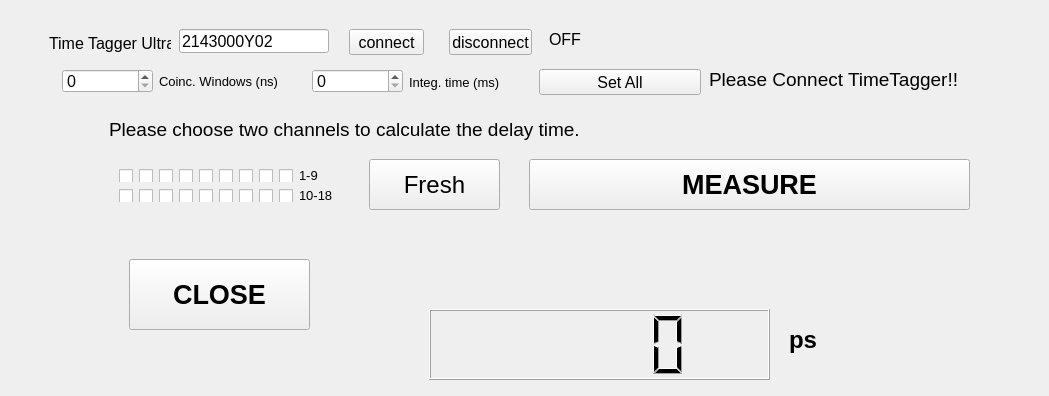
<?xml version="1.0" encoding="UTF-8"?>
<ui version="4.0">
 <class>MainWindow</class>
 <widget class="QMainWindow" name="MainWindow">
  <property name="geometry">
   <rect>
    <x>0</x>
    <y>0</y>
    <width>1049</width>
    <height>396</height>
   </rect>
  </property>
  <property name="sizePolicy">
   <sizepolicy hsizetype="Minimum" vsizetype="Minimum">
    <horstretch>0</horstretch>
    <verstretch>0</verstretch>
   </sizepolicy>
  </property>
  <property name="maximumSize">
   <size>
    <width>1049</width>
    <height>1103</height>
   </size>
  </property>
  <property name="font">
   <font>
    <family>Arial</family>
    <pointsize>18</pointsize>
   </font>
  </property>
  <property name="windowTitle">
   <string>MainWindow</string>
  </property>
  <widget class="QWidget" name="centralwidget">
   <layout class="QGridLayout" name="gridLayout">
    <item row="0" column="1">
     <widget class="QWidget" name="widget_2" native="true">
      <widget class="QLabel" name="label_address">
       <property name="geometry">
        <rect>
         <x>40</x>
         <y>20</y>
         <width>122</width>
         <height>28</height>
        </rect>
       </property>
       <property name="font">
        <font>
         <family>Arial</family>
         <pointsize>12</pointsize>
        </font>
       </property>
       <property name="text">
        <string>Time Tagger Ultra</string>
       </property>
      </widget>
      <widget class="QLineEdit" name="lineEdit_add">
       <property name="geometry">
        <rect>
         <x>170</x>
         <y>20</y>
         <width>150</width>
         <height>24</height>
        </rect>
       </property>
       <property name="sizePolicy">
        <sizepolicy hsizetype="Minimum" vsizetype="Fixed">
         <horstretch>0</horstretch>
         <verstretch>0</verstretch>
        </sizepolicy>
       </property>
       <property name="font">
        <font>
         <family>Arial</family>
         <pointsize>12</pointsize>
        </font>
       </property>
       <property name="text">
        <string>2143000Y02</string>
       </property>
      </widget>
      <widget class="QPushButton" name="push_connect">
       <property name="geometry">
        <rect>
         <x>340</x>
         <y>20</y>
         <width>75</width>
         <height>26</height>
        </rect>
       </property>
       <property name="font">
        <font>
         <family>Arial</family>
         <pointsize>12</pointsize>
        </font>
       </property>
       <property name="text">
        <string>connect</string>
       </property>
      </widget>
      <widget class="QPushButton" name="push_disconnect">
       <property name="geometry">
        <rect>
         <x>440</x>
         <y>20</y>
         <width>83</width>
         <height>26</height>
        </rect>
       </property>
       <property name="font">
        <font>
         <family>Arial</family>
         <pointsize>12</pointsize>
        </font>
       </property>
       <property name="text">
        <string>disconnect</string>
       </property>
      </widget>
      <widget class="QLabel" name="label_connect">
       <property name="geometry">
        <rect>
         <x>540</x>
         <y>20</y>
         <width>32</width>
         <height>20</height>
        </rect>
       </property>
       <property name="font">
        <font>
         <family>Arial</family>
         <pointsize>12</pointsize>
        </font>
       </property>
       <property name="text">
        <string>OFF</string>
       </property>
      </widget>
      <widget class="QWidget" name="widget" native="true">
       <property name="geometry">
        <rect>
         <x>10</x>
         <y>80</y>
         <width>1291</width>
         <height>821</height>
        </rect>
       </property>
       <widget class="QCheckBox" name="checkBox_1_14">
        <property name="geometry">
         <rect>
          <x>180</x>
          <y>100</y>
          <width>18</width>
          <height>13</height>
         </rect>
        </property>
        <property name="text">
         <string/>
        </property>
       </widget>
       <widget class="QCheckBox" name="checkBox_1_17">
        <property name="geometry">
         <rect>
          <x>240</x>
          <y>100</y>
          <width>18</width>
          <height>13</height>
         </rect>
        </property>
        <property name="text">
         <string/>
        </property>
       </widget>
       <widget class="QCheckBox" name="checkBox_1_18">
        <property name="geometry">
         <rect>
          <x>260</x>
          <y>100</y>
          <width>18</width>
          <height>13</height>
         </rect>
        </property>
        <property name="text">
         <string/>
        </property>
       </widget>
       <widget class="QCheckBox" name="checkBox_1_11">
        <property name="geometry">
         <rect>
          <x>120</x>
          <y>100</y>
          <width>17</width>
          <height>13</height>
         </rect>
        </property>
        <property name="text">
         <string/>
        </property>
       </widget>
       <widget class="QCheckBox" name="checkBox_1_16">
        <property name="geometry">
         <rect>
          <x>220</x>
          <y>100</y>
          <width>18</width>
          <height>13</height>
         </rect>
        </property>
        <property name="text">
         <string/>
        </property>
       </widget>
       <widget class="QCheckBox" name="checkBox_1_10">
        <property name="geometry">
         <rect>
          <x>100</x>
          <y>100</y>
          <width>18</width>
          <height>13</height>
         </rect>
        </property>
        <property name="text">
         <string/>
        </property>
       </widget>
       <widget class="QCheckBox" name="checkBox_1_12">
        <property name="geometry">
         <rect>
          <x>140</x>
          <y>100</y>
          <width>18</width>
          <height>13</height>
         </rect>
        </property>
        <property name="text">
         <string/>
        </property>
       </widget>
       <widget class="QCheckBox" name="checkBox_1_13">
        <property name="geometry">
         <rect>
          <x>160</x>
          <y>100</y>
          <width>18</width>
          <height>13</height>
         </rect>
        </property>
        <property name="text">
         <string/>
        </property>
       </widget>
       <widget class="QCheckBox" name="checkBox_1_15">
        <property name="geometry">
         <rect>
          <x>200</x>
          <y>100</y>
          <width>18</width>
          <height>13</height>
         </rect>
        </property>
        <property name="text">
         <string/>
        </property>
       </widget>
       <widget class="QCheckBox" name="checkBox_1_3">
        <property name="geometry">
         <rect>
          <x>140</x>
          <y>80</y>
          <width>18</width>
          <height>13</height>
         </rect>
        </property>
        <property name="text">
         <string/>
        </property>
       </widget>
       <widget class="QCheckBox" name="checkBox_1_5">
        <property name="geometry">
         <rect>
          <x>180</x>
          <y>80</y>
          <width>18</width>
          <height>13</height>
         </rect>
        </property>
        <property name="text">
         <string/>
        </property>
       </widget>
       <widget class="QCheckBox" name="checkBox_1_2">
        <property name="geometry">
         <rect>
          <x>120</x>
          <y>80</y>
          <width>17</width>
          <height>13</height>
         </rect>
        </property>
        <property name="text">
         <string/>
        </property>
       </widget>
       <widget class="QCheckBox" name="checkBox_1_7">
        <property name="geometry">
         <rect>
          <x>220</x>
          <y>80</y>
          <width>18</width>
          <height>13</height>
         </rect>
        </property>
        <property name="text">
         <string/>
        </property>
       </widget>
       <widget class="QCheckBox" name="checkBox_1_8">
        <property name="geometry">
         <rect>
          <x>240</x>
          <y>80</y>
          <width>18</width>
          <height>13</height>
         </rect>
        </property>
        <property name="text">
         <string/>
        </property>
       </widget>
       <widget class="QCheckBox" name="checkBox_1_9">
        <property name="geometry">
         <rect>
          <x>260</x>
          <y>80</y>
          <width>18</width>
          <height>13</height>
         </rect>
        </property>
        <property name="text">
         <string/>
        </property>
       </widget>
       <widget class="QCheckBox" name="checkBox_1_4">
        <property name="geometry">
         <rect>
          <x>160</x>
          <y>80</y>
          <width>18</width>
          <height>13</height>
         </rect>
        </property>
        <property name="text">
         <string/>
        </property>
       </widget>
       <widget class="QCheckBox" name="checkBox_1_1">
        <property name="geometry">
         <rect>
          <x>100</x>
          <y>80</y>
          <width>18</width>
          <height>13</height>
         </rect>
        </property>
        <property name="text">
         <string/>
        </property>
       </widget>
       <widget class="QCheckBox" name="checkBox_1_6">
        <property name="geometry">
         <rect>
          <x>200</x>
          <y>80</y>
          <width>18</width>
          <height>13</height>
         </rect>
        </property>
        <property name="text">
         <string/>
        </property>
       </widget>
       <widget class="QLabel" name="label_3">
        <property name="geometry">
         <rect>
          <x>280</x>
          <y>80</y>
          <width>47</width>
          <height>13</height>
         </rect>
        </property>
        <property name="font">
         <font>
          <family>Arial</family>
          <pointsize>10</pointsize>
         </font>
        </property>
        <property name="text">
         <string>1-9</string>
        </property>
       </widget>
       <widget class="QLabel" name="label_4">
        <property name="geometry">
         <rect>
          <x>280</x>
          <y>100</y>
          <width>47</width>
          <height>13</height>
         </rect>
        </property>
        <property name="font">
         <font>
          <family>Arial</family>
          <pointsize>10</pointsize>
         </font>
        </property>
        <property name="text">
         <string>10-18</string>
        </property>
       </widget>
       <widget class="QPushButton" name="measure">
        <property name="geometry">
         <rect>
          <x>510</x>
          <y>70</y>
          <width>441</width>
          <height>51</height>
         </rect>
        </property>
        <property name="font">
         <font>
          <family>Arial</family>
          <pointsize>20</pointsize>
          <bold>true</bold>
         </font>
        </property>
        <property name="text">
         <string>MEASURE</string>
        </property>
       </widget>
       <widget class="QPushButton" name="relash">
        <property name="geometry">
         <rect>
          <x>350</x>
          <y>70</y>
          <width>131</width>
          <height>51</height>
         </rect>
        </property>
        <property name="text">
         <string>Fresh</string>
        </property>
       </widget>
       <widget class="QPushButton" name="CLOSE">
        <property name="geometry">
         <rect>
          <x>110</x>
          <y>170</y>
          <width>181</width>
          <height>71</height>
         </rect>
        </property>
        <property name="font">
         <font>
          <family>Arial</family>
          <pointsize>20</pointsize>
          <bold>true</bold>
         </font>
        </property>
        <property name="text">
         <string>CLOSE</string>
        </property>
       </widget>
       <widget class="QLabel" name="result">
        <property name="geometry">
         <rect>
          <x>420</x>
          <y>140</y>
          <width>511</width>
          <height>61</height>
         </rect>
        </property>
        <property name="font">
         <font>
          <family>Arial</family>
          <pointsize>14</pointsize>
         </font>
        </property>
        <property name="text">
         <string/>
        </property>
       </widget>
       <widget class="QLabel" name="Label_parameter_2">
        <property name="geometry">
         <rect>
          <x>90</x>
          <y>10</y>
          <width>481</width>
          <height>61</height>
         </rect>
        </property>
        <property name="font">
         <font>
          <family>Arial</family>
          <pointsize>14</pointsize>
         </font>
        </property>
        <property name="text">
         <string>Please choose two channels to calculate the delay time.</string>
        </property>
       </widget>
       <widget class="QLCDNumber" name="delay_time">
        <property name="geometry">
         <rect>
          <x>410</x>
          <y>220</y>
          <width>341</width>
          <height>71</height>
         </rect>
        </property>
       </widget>
       <widget class="QLabel" name="result_2">
        <property name="geometry">
         <rect>
          <x>770</x>
          <y>220</y>
          <width>31</width>
          <height>61</height>
         </rect>
        </property>
        <property name="font">
         <font>
          <family>Arial</family>
          <pointsize>18</pointsize>
          <italic>false</italic>
          <bold>true</bold>
         </font>
        </property>
        <property name="text">
         <string>ps</string>
        </property>
       </widget>
      </widget>
      <widget class="QLabel" name="label">
       <property name="geometry">
        <rect>
         <x>150</x>
         <y>60</y>
         <width>154</width>
         <height>24</height>
        </rect>
       </property>
       <property name="font">
        <font>
         <family>Arial</family>
         <pointsize>10</pointsize>
        </font>
       </property>
       <property name="text">
        <string>Coinc. Windows (ns)</string>
       </property>
      </widget>
      <widget class="QSpinBox" name="set_coin_windows">
       <property name="geometry">
        <rect>
         <x>53</x>
         <y>60</y>
         <width>91</width>
         <height>24</height>
        </rect>
       </property>
       <property name="font">
        <font>
         <family>Arial</family>
         <pointsize>12</pointsize>
        </font>
       </property>
      </widget>
      <widget class="QSpinBox" name="set_integ_time">
       <property name="geometry">
        <rect>
         <x>303</x>
         <y>60</y>
         <width>91</width>
         <height>24</height>
        </rect>
       </property>
       <property name="font">
        <font>
         <family>Arial</family>
         <pointsize>12</pointsize>
        </font>
       </property>
      </widget>
      <widget class="QLabel" name="label_2">
       <property name="geometry">
        <rect>
         <x>400</x>
         <y>60</y>
         <width>162</width>
         <height>26</height>
        </rect>
       </property>
       <property name="font">
        <font>
         <family>Arial</family>
         <pointsize>10</pointsize>
        </font>
       </property>
       <property name="text">
        <string>Integ. time (ms)</string>
       </property>
      </widget>
      <widget class="QPushButton" name="set_all">
       <property name="geometry">
        <rect>
         <x>530</x>
         <y>60</y>
         <width>162</width>
         <height>26</height>
        </rect>
       </property>
       <property name="font">
        <font>
         <family>Arial</family>
         <pointsize>12</pointsize>
        </font>
       </property>
       <property name="text">
        <string>Set All</string>
       </property>
      </widget>
      <widget class="QLabel" name="Label_parameter">
       <property name="geometry">
        <rect>
         <x>700</x>
         <y>40</y>
         <width>281</width>
         <height>61</height>
        </rect>
       </property>
       <property name="font">
        <font>
         <family>Arial</family>
         <pointsize>14</pointsize>
        </font>
       </property>
       <property name="text">
        <string>Please Connect TimeTagger!!</string>
       </property>
      </widget>
     </widget>
    </item>
   </layout>
  </widget>
 </widget>
 <resources/>
 <connections/>
</ui>
